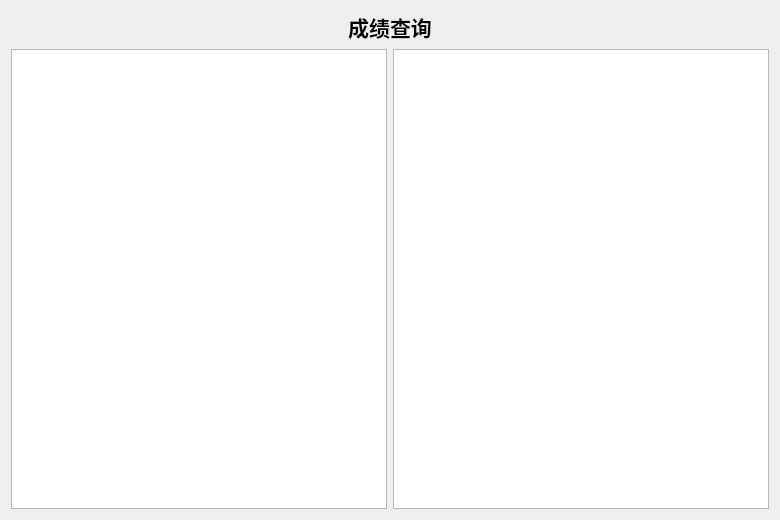
<?xml version="1.0" encoding="UTF-8"?>
<ui version="4.0">
 <class>GradeQueryPage</class>
 <widget class="QWidget" name="GradeQueryPage">
  <property name="geometry">
   <rect>
    <x>0</x>
    <y>0</y>
    <width>780</width>
    <height>520</height>
   </rect>
  </property>
  <property name="windowTitle">
   <string>Form</string>
  </property>
  <layout class="QVBoxLayout" name="verticalLayout">
   <item>
    <widget class="QLabel" name="title_label">
     <property name="font">
      <font>
       <pointsize>16</pointsize>
       <weight>75</weight>
       <bold>true</bold>
      </font>
     </property>
     <property name="text">
      <string>成绩查询</string>
     </property>
     <property name="alignment">
      <set>Qt::AlignCenter</set>
     </property>
    </widget>
   </item>
   <item>
    <layout class="QHBoxLayout" name="horizontalLayout">
     <item>
      <widget class="QTableWidget" name="grade_table"/>
     </item>
     <item>
      <widget class="QTextEdit" name="stats_display">
       <property name="readOnly">
        <bool>true</bool>
       </property>
      </widget>
     </item>
    </layout>
   </item>
  </layout>
 </widget>
 <resources/>
 <connections/>
</ui>
